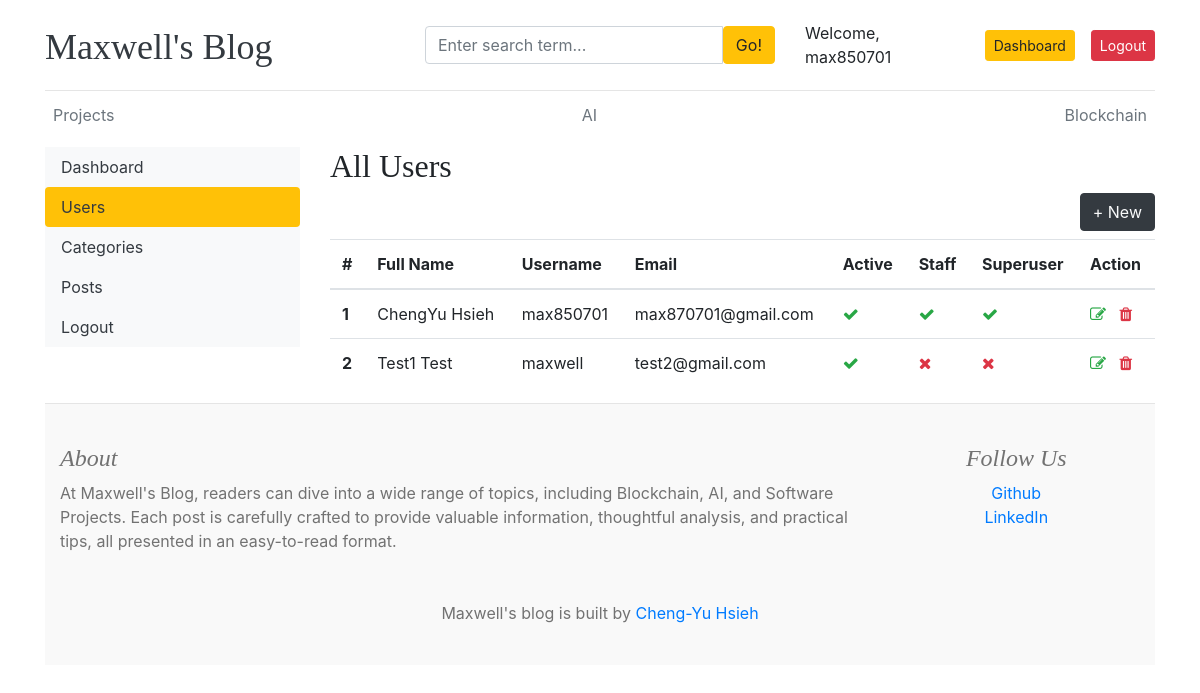
The page /dashboard/users/ (signed in) on the database its author committed.
### blogs/models.py (models this page shows, shortened)
class Category(models.Model):
    category_name = models.CharField(max_length=50, unique=True)
    created_at = models.DateTimeField(auto_now_add=True)
    updated_at = models.DateTimeField(auto_now=True)
    class Meta:
        verbose_name_plural = 'categories'

### marketing/models.py (models this page shows, shortened)
class About(models.Model):
    about_heading = models.CharField(max_length=25)
    about_description = models.TextField(max_length=300)
    created_at = models.DateTimeField(auto_now_add=True)
    updated_at = models.DateTimeField(auto_now=True)
    class Meta:
        verbose_name_plural = "About"

class SocialLink(models.Model):
    platform = models.CharField(max_length=25)
    link = models.URLField(max_length=100)
    created_at = models.DateTimeField(auto_now_add=True)
    updated_at = models.DateTimeField(auto_now=True)

### dashboards/views.py (the view)
# urls.py: path('users/', views.users, name="users"),
@permission_required('auth.view_user', raise_exception=True)
def users(request):
    users = User.objects.all()
    context = {
        'users': users,
    }
    return render(request, 'dashboard/users.html', context)

### blogs/context_processors.py (called while the page is built)
def get_categories(request):
    categories = Category.objects.all().order_by('-updated_at')
    return dict(categories=categories)

def get_social_links(request):
    social_links = SocialLink.objects.all()
    return dict(social_links=social_links)

def get_about(request):
    try:
        about = About.objects.get(pk=1)
        return dict(about=about)
    except:
        return dict(about=None)

### templates/dashboard/users.html (shortened to what this page needs)
{% extends 'base.html' %}
{% block content %}
<div class="row">
    {% include 'dashboard/sidebar.html' %}
    <div class="col-md-9">
        {% if perms.auth.view_user %}
        <h2>All Users</h2>
        <a href="{% url 'add_user' %}" class="btn btn-dark text-light float-right mb-2">+ New</a>
        <table class="table table-hover">
            <thead>
              <tr>
                <th>#</th>
                <th>Full Name</th>
                <th>Username</th>
                <th>Email</th>
                <th>Active</th>
                <th>Staff</th>
                <th>Superuser</th>
                <th>Action</th>
              </tr>
            </thead>
            <tbody>
            {% for user in users %}
              <tr>
                <th>{{ forloop.counter }}</th>
                <td>{{ user.first_name }} {{ user.last_name }}</td>
                <td>{{ user.username }}</td>
                <td>{{ user.email }}</td>
                <td>{% if user.is_active %}<i class="fa fa-check text-success"></i>{% else %}<i class="fa fa-times text-danger"></i>{% endif %}</td>
                <td>{% if user.is_staff %}<i class="fa fa-check text-success"></i>{% else %}<i class="fa fa-times text-danger"></i>{% endif %}</td>
                <td>{% if user.is_superuser %}<i class="fa fa-check text-success"></i>{% else %}<i class="fa fa-times text-danger"></i>{% endif %}</td>
                <td>
                    <a href="{% url 'edit_user' user.id %}" class=""><i class="fa fa-edit text-success"></i></a>
                    <a href="{% url 'delete_user' user.id %}" class=""><i class="fa fa-trash text-danger"></i></a>
                </td>
              </tr>
            {% endfor %}
            </tbody>
          </table>
    </div>
    {% else %}
    <h5>You DO NOT have permission to see this page.</h5>
    {% endif %}
</div>
{% endblock %}

### templates/base.html (shortened to what this page needs)
{% load static %}
<!DOCTYPE html>
<html lang="en">
<head>
    <link href="https://getbootstrap.com/docs/4.0/dist/css/bootstrap.min.css" rel="stylesheet">
    <link href="{% static 'css/blog.css' %}" rel="stylesheet">
    <link rel="stylesheet" href="https://cdnjs.cloudflare.com/ajax/libs/font-awesome/4.7.0/css/font-awesome.min.css">
  </head>
<body>
    <div class="container">
      <header class="blog-header py-3">
        <div class="row flex-nowrap justify-content-between align-items-center">
          <div class="col-4 pt-1">
            <a class="blog-header-logo text-dark" href="/">Maxwell's Blog</a>
          </div>
          <div class="col-4">
            <form action="{% url 'search' %}" method="GET">
              <div class="input-group">
                <input class="form-control" type="text" name="keyword" value="{{ keyword }}" placeholder="Enter search term..." aria-label="Enter search term..." aria-describedby="button-search" />
                <button type="submit" class="btn btn-warning" id="button-search" type="button">Go!</button>
              </div>
            </form>
          </div>
          <div class="col-4 d-flex justify-content-end align-items-center">
            {% if not user.is_authenticated %}
            <a class="btn btn-sm btn-warning" href="{% url 'login' %}">Login</a> &nbsp;
            <a class="btn btn-sm btn-outline-secondary" href="{% url 'register' %}">Register</a>
            {% else %}
            <span> Welcome, {{ user.username }} </span>
            <span><a class="btn btn-sm btn-warning" href="{% url 'dashboard' %}">Dashboard</a></span>
            <span><a class="btn btn-sm btn-danger" href="{% url 'logout' %}">Logout</a></span>
            {% endif %}
          </div>
        </div>
      </header>
      <div class="nav-scroller py-1 mb-2">
        <nav class="nav d-flex justify-content-between">
          {% for cat in categories %}
          <a class="p-2 text-muted" href="{% url 'posts_by_category' cat.pk %}">{{ cat.category_name }}</a>
          {% endfor %}
        </nav>
      </div>
{% block content %}
{% endblock %}
<footer class="blog-footer">
  <div class="container">
    <div class="row pb-5">
        <div class="col-md-9 text-left">
            {% include 'about_us.html' %}
        </div>
        <div class="col-md-3">
            {% include 'follow_us.html' %}
        </div>
    </div>
    <div class="row justify-content-center">
      <div class="text-center">
        <p>Maxwell's blog is built by <a href="https://www.linkedin.com/in/maxwell1996/">Cheng-Yu Hsieh</a></p>
      </div>
    </div>
</div>
</footer>
</body>
</html>

### templates/about_us.html
<h4 class="font-italic">{{ about.about_heading }}</h4>
<p class="mb-0">{{ about.about_description }}</p>

### templates/follow_us.html
{% if social_links %}
<h4 class="font-italic">Follow Us</h4>
<ol class="list-unstyled">
  {% for link in social_links %}
  <li><a href="{{ link.link }}" target="_blank">{{ link.platform }}</a></li>
  {% endfor %}
</ol>
{% endif %}

### blog_main/static/css/blog.css (style rules this page uses)
.blog-header { border-bottom: 1px solid #e5e5e5; }
.blog-header-logo { font-family: "Playfair Display", Georgia, "Times New Roman", serif; font-size: 2.25rem; }
h1, h2, h3, h4, h5, h6 { font-family: "Playfair Display", Georgia, "Times New Roman", serif; }
.blog-footer { padding: 2.5rem 0; color: #727272; text-align: center; background-color: #f9f9f9; border-top: .05rem solid #e5e5e5; }
.blog-footer p:last-child { margin-bottom: 0; }

### rows shown on the page
Category: category_name "Projects"
Category: category_name "AI"
Category: category_name "Blockchain"
About: about_heading "About", about_description "At Maxwell's Blog, readers can dive into a wide range of topics, including Blockchain, AI, and Software Projects. Each post is carefully crafted to provide valuable information, thoughtful analysis, and practical tips, all presented in an easy-to-read format."
SocialLink: platform "Github"
SocialLink: platform "LinkedIn"

### other values the page prints
{{ user.username }} "max850701"
{{ user.first_name }} "ChengYu"
{{ user.last_name }} "Hsieh"
{{ user.email }} "max870701@gmail.com"
{{ user.first_name }} "Test1"
{{ user.last_name }} "Test"
{{ user.username }} "maxwell"
{{ user.email }} "test2@gmail.com"
